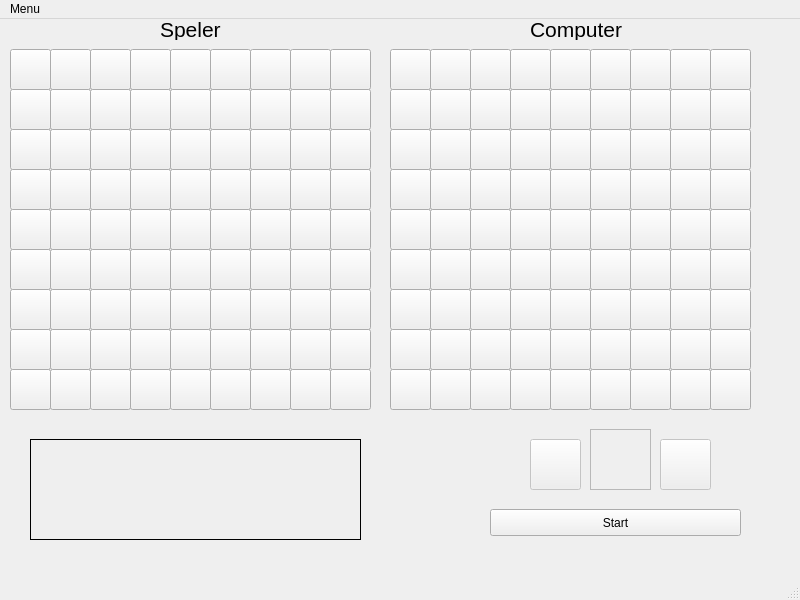
<?xml version="1.0" encoding="UTF-8"?>
<ui version="4.0">
 <class>mainwindow</class>
 <widget class="QMainWindow" name="mainwindow">
  <property name="geometry">
   <rect>
    <x>0</x>
    <y>0</y>
    <width>800</width>
    <height>600</height>
   </rect>
  </property>
  <property name="windowTitle">
   <string>Battleships</string>
  </property>
  <widget class="QWidget" name="centralwidget">
   <widget class="QLabel" name="labelSpeler">
    <property name="geometry">
     <rect>
      <x>160</x>
      <y>0</y>
      <width>71</width>
      <height>21</height>
     </rect>
    </property>
    <property name="font">
     <font>
      <pointsize>16</pointsize>
     </font>
    </property>
    <property name="text">
     <string>Speler</string>
    </property>
   </widget>
   <widget class="QLabel" name="labelSpeler2">
    <property name="geometry">
     <rect>
      <x>530</x>
      <y>0</y>
      <width>101</width>
      <height>21</height>
     </rect>
    </property>
    <property name="font">
     <font>
      <pointsize>16</pointsize>
     </font>
    </property>
    <property name="text">
     <string>Computer</string>
    </property>
   </widget>
   <widget class="QPushButton" name="startbutton">
    <property name="geometry">
     <rect>
      <x>490</x>
      <y>490</y>
      <width>251</width>
      <height>27</height>
     </rect>
    </property>
    <property name="text">
     <string>Start</string>
    </property>
   </widget>
   <widget class="QPushButton" name="s11">
    <property name="geometry">
     <rect>
      <x>10</x>
      <y>30</y>
      <width>41</width>
      <height>41</height>
     </rect>
    </property>
    <property name="text">
     <string/>
    </property>
   </widget>
   <widget class="QPushButton" name="s12">
    <property name="geometry">
     <rect>
      <x>50</x>
      <y>30</y>
      <width>41</width>
      <height>41</height>
     </rect>
    </property>
    <property name="text">
     <string/>
    </property>
   </widget>
   <widget class="QPushButton" name="s13">
    <property name="geometry">
     <rect>
      <x>90</x>
      <y>30</y>
      <width>41</width>
      <height>41</height>
     </rect>
    </property>
    <property name="text">
     <string/>
    </property>
   </widget>
   <widget class="QPushButton" name="s14">
    <property name="geometry">
     <rect>
      <x>130</x>
      <y>30</y>
      <width>41</width>
      <height>41</height>
     </rect>
    </property>
    <property name="text">
     <string/>
    </property>
   </widget>
   <widget class="QPushButton" name="s15">
    <property name="geometry">
     <rect>
      <x>170</x>
      <y>30</y>
      <width>41</width>
      <height>41</height>
     </rect>
    </property>
    <property name="text">
     <string/>
    </property>
   </widget>
   <widget class="QPushButton" name="s16">
    <property name="geometry">
     <rect>
      <x>210</x>
      <y>30</y>
      <width>41</width>
      <height>41</height>
     </rect>
    </property>
    <property name="text">
     <string/>
    </property>
   </widget>
   <widget class="QPushButton" name="s17">
    <property name="geometry">
     <rect>
      <x>250</x>
      <y>30</y>
      <width>41</width>
      <height>41</height>
     </rect>
    </property>
    <property name="text">
     <string/>
    </property>
   </widget>
   <widget class="QPushButton" name="s18">
    <property name="geometry">
     <rect>
      <x>290</x>
      <y>30</y>
      <width>41</width>
      <height>41</height>
     </rect>
    </property>
    <property name="text">
     <string/>
    </property>
   </widget>
   <widget class="QPushButton" name="s19">
    <property name="geometry">
     <rect>
      <x>330</x>
      <y>30</y>
      <width>41</width>
      <height>41</height>
     </rect>
    </property>
    <property name="text">
     <string/>
    </property>
   </widget>
   <widget class="QPushButton" name="s21">
    <property name="geometry">
     <rect>
      <x>10</x>
      <y>70</y>
      <width>41</width>
      <height>41</height>
     </rect>
    </property>
    <property name="text">
     <string/>
    </property>
   </widget>
   <widget class="QPushButton" name="s22">
    <property name="geometry">
     <rect>
      <x>50</x>
      <y>70</y>
      <width>41</width>
      <height>41</height>
     </rect>
    </property>
    <property name="text">
     <string/>
    </property>
   </widget>
   <widget class="QPushButton" name="s23">
    <property name="geometry">
     <rect>
      <x>90</x>
      <y>70</y>
      <width>41</width>
      <height>41</height>
     </rect>
    </property>
    <property name="text">
     <string/>
    </property>
   </widget>
   <widget class="QPushButton" name="s24">
    <property name="geometry">
     <rect>
      <x>130</x>
      <y>70</y>
      <width>41</width>
      <height>41</height>
     </rect>
    </property>
    <property name="text">
     <string/>
    </property>
   </widget>
   <widget class="QPushButton" name="s25">
    <property name="geometry">
     <rect>
      <x>170</x>
      <y>70</y>
      <width>41</width>
      <height>41</height>
     </rect>
    </property>
    <property name="text">
     <string/>
    </property>
   </widget>
   <widget class="QPushButton" name="s26">
    <property name="geometry">
     <rect>
      <x>210</x>
      <y>70</y>
      <width>41</width>
      <height>41</height>
     </rect>
    </property>
    <property name="text">
     <string/>
    </property>
   </widget>
   <widget class="QPushButton" name="s27">
    <property name="geometry">
     <rect>
      <x>250</x>
      <y>70</y>
      <width>41</width>
      <height>41</height>
     </rect>
    </property>
    <property name="text">
     <string/>
    </property>
   </widget>
   <widget class="QPushButton" name="s28">
    <property name="geometry">
     <rect>
      <x>290</x>
      <y>70</y>
      <width>41</width>
      <height>41</height>
     </rect>
    </property>
    <property name="text">
     <string/>
    </property>
   </widget>
   <widget class="QPushButton" name="s29">
    <property name="geometry">
     <rect>
      <x>330</x>
      <y>70</y>
      <width>41</width>
      <height>41</height>
     </rect>
    </property>
    <property name="text">
     <string/>
    </property>
   </widget>
   <widget class="QPushButton" name="s38">
    <property name="geometry">
     <rect>
      <x>290</x>
      <y>110</y>
      <width>41</width>
      <height>41</height>
     </rect>
    </property>
    <property name="text">
     <string/>
    </property>
   </widget>
   <widget class="QPushButton" name="s31">
    <property name="geometry">
     <rect>
      <x>10</x>
      <y>110</y>
      <width>41</width>
      <height>41</height>
     </rect>
    </property>
    <property name="text">
     <string/>
    </property>
   </widget>
   <widget class="QPushButton" name="s34">
    <property name="geometry">
     <rect>
      <x>130</x>
      <y>110</y>
      <width>41</width>
      <height>41</height>
     </rect>
    </property>
    <property name="text">
     <string/>
    </property>
   </widget>
   <widget class="QPushButton" name="s39">
    <property name="geometry">
     <rect>
      <x>330</x>
      <y>110</y>
      <width>41</width>
      <height>41</height>
     </rect>
    </property>
    <property name="text">
     <string/>
    </property>
   </widget>
   <widget class="QPushButton" name="s33">
    <property name="geometry">
     <rect>
      <x>90</x>
      <y>110</y>
      <width>41</width>
      <height>41</height>
     </rect>
    </property>
    <property name="text">
     <string/>
    </property>
   </widget>
   <widget class="QPushButton" name="s35">
    <property name="geometry">
     <rect>
      <x>170</x>
      <y>110</y>
      <width>41</width>
      <height>41</height>
     </rect>
    </property>
    <property name="text">
     <string/>
    </property>
   </widget>
   <widget class="QPushButton" name="s32">
    <property name="geometry">
     <rect>
      <x>50</x>
      <y>110</y>
      <width>41</width>
      <height>41</height>
     </rect>
    </property>
    <property name="text">
     <string/>
    </property>
   </widget>
   <widget class="QPushButton" name="s37">
    <property name="geometry">
     <rect>
      <x>250</x>
      <y>110</y>
      <width>41</width>
      <height>41</height>
     </rect>
    </property>
    <property name="text">
     <string/>
    </property>
   </widget>
   <widget class="QPushButton" name="s36">
    <property name="geometry">
     <rect>
      <x>210</x>
      <y>110</y>
      <width>41</width>
      <height>41</height>
     </rect>
    </property>
    <property name="text">
     <string/>
    </property>
   </widget>
   <widget class="QPushButton" name="s68">
    <property name="geometry">
     <rect>
      <x>290</x>
      <y>230</y>
      <width>41</width>
      <height>41</height>
     </rect>
    </property>
    <property name="text">
     <string/>
    </property>
   </widget>
   <widget class="QPushButton" name="s64">
    <property name="geometry">
     <rect>
      <x>130</x>
      <y>230</y>
      <width>41</width>
      <height>41</height>
     </rect>
    </property>
    <property name="text">
     <string/>
    </property>
   </widget>
   <widget class="QPushButton" name="s52">
    <property name="geometry">
     <rect>
      <x>50</x>
      <y>190</y>
      <width>41</width>
      <height>41</height>
     </rect>
    </property>
    <property name="text">
     <string/>
    </property>
   </widget>
   <widget class="QPushButton" name="s43">
    <property name="geometry">
     <rect>
      <x>90</x>
      <y>150</y>
      <width>41</width>
      <height>41</height>
     </rect>
    </property>
    <property name="text">
     <string/>
    </property>
   </widget>
   <widget class="QPushButton" name="s61">
    <property name="geometry">
     <rect>
      <x>10</x>
      <y>230</y>
      <width>41</width>
      <height>41</height>
     </rect>
    </property>
    <property name="text">
     <string/>
    </property>
   </widget>
   <widget class="QPushButton" name="s62">
    <property name="geometry">
     <rect>
      <x>50</x>
      <y>230</y>
      <width>41</width>
      <height>41</height>
     </rect>
    </property>
    <property name="text">
     <string/>
    </property>
   </widget>
   <widget class="QPushButton" name="s53">
    <property name="geometry">
     <rect>
      <x>90</x>
      <y>190</y>
      <width>41</width>
      <height>41</height>
     </rect>
    </property>
    <property name="text">
     <string/>
    </property>
   </widget>
   <widget class="QPushButton" name="s47">
    <property name="geometry">
     <rect>
      <x>250</x>
      <y>150</y>
      <width>41</width>
      <height>41</height>
     </rect>
    </property>
    <property name="text">
     <string/>
    </property>
   </widget>
   <widget class="QPushButton" name="s67">
    <property name="geometry">
     <rect>
      <x>250</x>
      <y>230</y>
      <width>41</width>
      <height>41</height>
     </rect>
    </property>
    <property name="text">
     <string/>
    </property>
   </widget>
   <widget class="QPushButton" name="s42">
    <property name="geometry">
     <rect>
      <x>50</x>
      <y>150</y>
      <width>41</width>
      <height>41</height>
     </rect>
    </property>
    <property name="text">
     <string/>
    </property>
   </widget>
   <widget class="QPushButton" name="s66">
    <property name="geometry">
     <rect>
      <x>210</x>
      <y>230</y>
      <width>41</width>
      <height>41</height>
     </rect>
    </property>
    <property name="text">
     <string/>
    </property>
   </widget>
   <widget class="QPushButton" name="s41">
    <property name="geometry">
     <rect>
      <x>10</x>
      <y>150</y>
      <width>41</width>
      <height>41</height>
     </rect>
    </property>
    <property name="text">
     <string/>
    </property>
   </widget>
   <widget class="QPushButton" name="s45">
    <property name="geometry">
     <rect>
      <x>170</x>
      <y>150</y>
      <width>41</width>
      <height>41</height>
     </rect>
    </property>
    <property name="text">
     <string/>
    </property>
   </widget>
   <widget class="QPushButton" name="s55">
    <property name="geometry">
     <rect>
      <x>170</x>
      <y>190</y>
      <width>41</width>
      <height>41</height>
     </rect>
    </property>
    <property name="text">
     <string/>
    </property>
   </widget>
   <widget class="QPushButton" name="s46">
    <property name="geometry">
     <rect>
      <x>210</x>
      <y>150</y>
      <width>41</width>
      <height>41</height>
     </rect>
    </property>
    <property name="text">
     <string/>
    </property>
   </widget>
   <widget class="QPushButton" name="s51">
    <property name="geometry">
     <rect>
      <x>10</x>
      <y>190</y>
      <width>41</width>
      <height>41</height>
     </rect>
    </property>
    <property name="text">
     <string/>
    </property>
   </widget>
   <widget class="QPushButton" name="s58">
    <property name="geometry">
     <rect>
      <x>290</x>
      <y>190</y>
      <width>41</width>
      <height>41</height>
     </rect>
    </property>
    <property name="text">
     <string/>
    </property>
   </widget>
   <widget class="QPushButton" name="s49">
    <property name="geometry">
     <rect>
      <x>330</x>
      <y>150</y>
      <width>41</width>
      <height>41</height>
     </rect>
    </property>
    <property name="text">
     <string/>
    </property>
   </widget>
   <widget class="QPushButton" name="s54">
    <property name="geometry">
     <rect>
      <x>130</x>
      <y>190</y>
      <width>41</width>
      <height>41</height>
     </rect>
    </property>
    <property name="text">
     <string/>
    </property>
   </widget>
   <widget class="QPushButton" name="s56">
    <property name="geometry">
     <rect>
      <x>210</x>
      <y>190</y>
      <width>41</width>
      <height>41</height>
     </rect>
    </property>
    <property name="text">
     <string/>
    </property>
   </widget>
   <widget class="QPushButton" name="s44">
    <property name="geometry">
     <rect>
      <x>130</x>
      <y>150</y>
      <width>41</width>
      <height>41</height>
     </rect>
    </property>
    <property name="text">
     <string/>
    </property>
   </widget>
   <widget class="QPushButton" name="s57">
    <property name="geometry">
     <rect>
      <x>250</x>
      <y>190</y>
      <width>41</width>
      <height>41</height>
     </rect>
    </property>
    <property name="text">
     <string/>
    </property>
   </widget>
   <widget class="QPushButton" name="s69">
    <property name="geometry">
     <rect>
      <x>330</x>
      <y>230</y>
      <width>41</width>
      <height>41</height>
     </rect>
    </property>
    <property name="text">
     <string/>
    </property>
   </widget>
   <widget class="QPushButton" name="s48">
    <property name="geometry">
     <rect>
      <x>290</x>
      <y>150</y>
      <width>41</width>
      <height>41</height>
     </rect>
    </property>
    <property name="text">
     <string/>
    </property>
   </widget>
   <widget class="QPushButton" name="s65">
    <property name="geometry">
     <rect>
      <x>170</x>
      <y>230</y>
      <width>41</width>
      <height>41</height>
     </rect>
    </property>
    <property name="text">
     <string/>
    </property>
   </widget>
   <widget class="QPushButton" name="s59">
    <property name="geometry">
     <rect>
      <x>330</x>
      <y>190</y>
      <width>41</width>
      <height>41</height>
     </rect>
    </property>
    <property name="text">
     <string/>
    </property>
   </widget>
   <widget class="QPushButton" name="s63">
    <property name="geometry">
     <rect>
      <x>90</x>
      <y>230</y>
      <width>41</width>
      <height>41</height>
     </rect>
    </property>
    <property name="text">
     <string/>
    </property>
   </widget>
   <widget class="QPushButton" name="s98">
    <property name="geometry">
     <rect>
      <x>290</x>
      <y>350</y>
      <width>41</width>
      <height>41</height>
     </rect>
    </property>
    <property name="text">
     <string/>
    </property>
   </widget>
   <widget class="QPushButton" name="s94">
    <property name="geometry">
     <rect>
      <x>130</x>
      <y>350</y>
      <width>41</width>
      <height>41</height>
     </rect>
    </property>
    <property name="text">
     <string/>
    </property>
   </widget>
   <widget class="QPushButton" name="s82">
    <property name="geometry">
     <rect>
      <x>50</x>
      <y>310</y>
      <width>41</width>
      <height>41</height>
     </rect>
    </property>
    <property name="text">
     <string/>
    </property>
   </widget>
   <widget class="QPushButton" name="s73">
    <property name="geometry">
     <rect>
      <x>90</x>
      <y>270</y>
      <width>41</width>
      <height>41</height>
     </rect>
    </property>
    <property name="text">
     <string/>
    </property>
   </widget>
   <widget class="QPushButton" name="s91">
    <property name="geometry">
     <rect>
      <x>10</x>
      <y>350</y>
      <width>41</width>
      <height>41</height>
     </rect>
    </property>
    <property name="text">
     <string/>
    </property>
   </widget>
   <widget class="QPushButton" name="s92">
    <property name="geometry">
     <rect>
      <x>50</x>
      <y>350</y>
      <width>41</width>
      <height>41</height>
     </rect>
    </property>
    <property name="text">
     <string/>
    </property>
   </widget>
   <widget class="QPushButton" name="s83">
    <property name="geometry">
     <rect>
      <x>90</x>
      <y>310</y>
      <width>41</width>
      <height>41</height>
     </rect>
    </property>
    <property name="text">
     <string/>
    </property>
   </widget>
   <widget class="QPushButton" name="s77">
    <property name="geometry">
     <rect>
      <x>250</x>
      <y>270</y>
      <width>41</width>
      <height>41</height>
     </rect>
    </property>
    <property name="text">
     <string/>
    </property>
   </widget>
   <widget class="QPushButton" name="s97">
    <property name="geometry">
     <rect>
      <x>250</x>
      <y>350</y>
      <width>41</width>
      <height>41</height>
     </rect>
    </property>
    <property name="text">
     <string/>
    </property>
   </widget>
   <widget class="QPushButton" name="s72">
    <property name="geometry">
     <rect>
      <x>50</x>
      <y>270</y>
      <width>41</width>
      <height>41</height>
     </rect>
    </property>
    <property name="text">
     <string/>
    </property>
   </widget>
   <widget class="QPushButton" name="s96">
    <property name="geometry">
     <rect>
      <x>210</x>
      <y>350</y>
      <width>41</width>
      <height>41</height>
     </rect>
    </property>
    <property name="text">
     <string/>
    </property>
   </widget>
   <widget class="QPushButton" name="s71">
    <property name="geometry">
     <rect>
      <x>10</x>
      <y>270</y>
      <width>41</width>
      <height>41</height>
     </rect>
    </property>
    <property name="text">
     <string/>
    </property>
   </widget>
   <widget class="QPushButton" name="s75">
    <property name="geometry">
     <rect>
      <x>170</x>
      <y>270</y>
      <width>41</width>
      <height>41</height>
     </rect>
    </property>
    <property name="text">
     <string/>
    </property>
   </widget>
   <widget class="QPushButton" name="s85">
    <property name="geometry">
     <rect>
      <x>170</x>
      <y>310</y>
      <width>41</width>
      <height>41</height>
     </rect>
    </property>
    <property name="text">
     <string/>
    </property>
   </widget>
   <widget class="QPushButton" name="s76">
    <property name="geometry">
     <rect>
      <x>210</x>
      <y>270</y>
      <width>41</width>
      <height>41</height>
     </rect>
    </property>
    <property name="text">
     <string/>
    </property>
   </widget>
   <widget class="QPushButton" name="s81">
    <property name="geometry">
     <rect>
      <x>10</x>
      <y>310</y>
      <width>41</width>
      <height>41</height>
     </rect>
    </property>
    <property name="text">
     <string/>
    </property>
   </widget>
   <widget class="QPushButton" name="s88">
    <property name="geometry">
     <rect>
      <x>290</x>
      <y>310</y>
      <width>41</width>
      <height>41</height>
     </rect>
    </property>
    <property name="text">
     <string/>
    </property>
   </widget>
   <widget class="QPushButton" name="s79">
    <property name="geometry">
     <rect>
      <x>330</x>
      <y>270</y>
      <width>41</width>
      <height>41</height>
     </rect>
    </property>
    <property name="text">
     <string/>
    </property>
   </widget>
   <widget class="QPushButton" name="s84">
    <property name="geometry">
     <rect>
      <x>130</x>
      <y>310</y>
      <width>41</width>
      <height>41</height>
     </rect>
    </property>
    <property name="text">
     <string/>
    </property>
   </widget>
   <widget class="QPushButton" name="s86">
    <property name="geometry">
     <rect>
      <x>210</x>
      <y>310</y>
      <width>41</width>
      <height>41</height>
     </rect>
    </property>
    <property name="text">
     <string/>
    </property>
   </widget>
   <widget class="QPushButton" name="s74">
    <property name="geometry">
     <rect>
      <x>130</x>
      <y>270</y>
      <width>41</width>
      <height>41</height>
     </rect>
    </property>
    <property name="text">
     <string/>
    </property>
   </widget>
   <widget class="QPushButton" name="s87">
    <property name="geometry">
     <rect>
      <x>250</x>
      <y>310</y>
      <width>41</width>
      <height>41</height>
     </rect>
    </property>
    <property name="text">
     <string/>
    </property>
   </widget>
   <widget class="QPushButton" name="s99">
    <property name="geometry">
     <rect>
      <x>330</x>
      <y>350</y>
      <width>41</width>
      <height>41</height>
     </rect>
    </property>
    <property name="text">
     <string/>
    </property>
   </widget>
   <widget class="QPushButton" name="s78">
    <property name="geometry">
     <rect>
      <x>290</x>
      <y>270</y>
      <width>41</width>
      <height>41</height>
     </rect>
    </property>
    <property name="text">
     <string/>
    </property>
   </widget>
   <widget class="QPushButton" name="s95">
    <property name="geometry">
     <rect>
      <x>170</x>
      <y>350</y>
      <width>41</width>
      <height>41</height>
     </rect>
    </property>
    <property name="text">
     <string/>
    </property>
   </widget>
   <widget class="QPushButton" name="s89">
    <property name="geometry">
     <rect>
      <x>330</x>
      <y>310</y>
      <width>41</width>
      <height>41</height>
     </rect>
    </property>
    <property name="text">
     <string/>
    </property>
   </widget>
   <widget class="QPushButton" name="s93">
    <property name="geometry">
     <rect>
      <x>90</x>
      <y>350</y>
      <width>41</width>
      <height>41</height>
     </rect>
    </property>
    <property name="text">
     <string/>
    </property>
   </widget>
   <widget class="QPushButton" name="c38">
    <property name="geometry">
     <rect>
      <x>670</x>
      <y>110</y>
      <width>41</width>
      <height>41</height>
     </rect>
    </property>
    <property name="text">
     <string/>
    </property>
   </widget>
   <widget class="QPushButton" name="c34">
    <property name="geometry">
     <rect>
      <x>510</x>
      <y>110</y>
      <width>41</width>
      <height>41</height>
     </rect>
    </property>
    <property name="text">
     <string/>
    </property>
   </widget>
   <widget class="QPushButton" name="c22">
    <property name="geometry">
     <rect>
      <x>430</x>
      <y>70</y>
      <width>41</width>
      <height>41</height>
     </rect>
    </property>
    <property name="text">
     <string/>
    </property>
   </widget>
   <widget class="QPushButton" name="c13">
    <property name="geometry">
     <rect>
      <x>470</x>
      <y>30</y>
      <width>41</width>
      <height>41</height>
     </rect>
    </property>
    <property name="text">
     <string/>
    </property>
   </widget>
   <widget class="QPushButton" name="c31">
    <property name="geometry">
     <rect>
      <x>390</x>
      <y>110</y>
      <width>41</width>
      <height>41</height>
     </rect>
    </property>
    <property name="text">
     <string/>
    </property>
   </widget>
   <widget class="QPushButton" name="c32">
    <property name="geometry">
     <rect>
      <x>430</x>
      <y>110</y>
      <width>41</width>
      <height>41</height>
     </rect>
    </property>
    <property name="text">
     <string/>
    </property>
   </widget>
   <widget class="QPushButton" name="c23">
    <property name="geometry">
     <rect>
      <x>470</x>
      <y>70</y>
      <width>41</width>
      <height>41</height>
     </rect>
    </property>
    <property name="text">
     <string/>
    </property>
   </widget>
   <widget class="QPushButton" name="c17">
    <property name="geometry">
     <rect>
      <x>630</x>
      <y>30</y>
      <width>41</width>
      <height>41</height>
     </rect>
    </property>
    <property name="text">
     <string/>
    </property>
   </widget>
   <widget class="QPushButton" name="c37">
    <property name="geometry">
     <rect>
      <x>630</x>
      <y>110</y>
      <width>41</width>
      <height>41</height>
     </rect>
    </property>
    <property name="text">
     <string/>
    </property>
   </widget>
   <widget class="QPushButton" name="c12">
    <property name="geometry">
     <rect>
      <x>430</x>
      <y>30</y>
      <width>41</width>
      <height>41</height>
     </rect>
    </property>
    <property name="text">
     <string/>
    </property>
   </widget>
   <widget class="QPushButton" name="c36">
    <property name="geometry">
     <rect>
      <x>590</x>
      <y>110</y>
      <width>41</width>
      <height>41</height>
     </rect>
    </property>
    <property name="text">
     <string/>
    </property>
   </widget>
   <widget class="QPushButton" name="c11">
    <property name="geometry">
     <rect>
      <x>390</x>
      <y>30</y>
      <width>41</width>
      <height>41</height>
     </rect>
    </property>
    <property name="text">
     <string/>
    </property>
   </widget>
   <widget class="QPushButton" name="c15">
    <property name="geometry">
     <rect>
      <x>550</x>
      <y>30</y>
      <width>41</width>
      <height>41</height>
     </rect>
    </property>
    <property name="text">
     <string/>
    </property>
   </widget>
   <widget class="QPushButton" name="c25">
    <property name="geometry">
     <rect>
      <x>550</x>
      <y>70</y>
      <width>41</width>
      <height>41</height>
     </rect>
    </property>
    <property name="text">
     <string/>
    </property>
   </widget>
   <widget class="QPushButton" name="c16">
    <property name="geometry">
     <rect>
      <x>590</x>
      <y>30</y>
      <width>41</width>
      <height>41</height>
     </rect>
    </property>
    <property name="text">
     <string/>
    </property>
   </widget>
   <widget class="QPushButton" name="c21">
    <property name="geometry">
     <rect>
      <x>390</x>
      <y>70</y>
      <width>41</width>
      <height>41</height>
     </rect>
    </property>
    <property name="text">
     <string/>
    </property>
   </widget>
   <widget class="QPushButton" name="c28">
    <property name="geometry">
     <rect>
      <x>670</x>
      <y>70</y>
      <width>41</width>
      <height>41</height>
     </rect>
    </property>
    <property name="text">
     <string/>
    </property>
   </widget>
   <widget class="QPushButton" name="c19">
    <property name="geometry">
     <rect>
      <x>710</x>
      <y>30</y>
      <width>41</width>
      <height>41</height>
     </rect>
    </property>
    <property name="text">
     <string/>
    </property>
   </widget>
   <widget class="QPushButton" name="c24">
    <property name="geometry">
     <rect>
      <x>510</x>
      <y>70</y>
      <width>41</width>
      <height>41</height>
     </rect>
    </property>
    <property name="text">
     <string/>
    </property>
   </widget>
   <widget class="QPushButton" name="c26">
    <property name="geometry">
     <rect>
      <x>590</x>
      <y>70</y>
      <width>41</width>
      <height>41</height>
     </rect>
    </property>
    <property name="text">
     <string/>
    </property>
   </widget>
   <widget class="QPushButton" name="c14">
    <property name="geometry">
     <rect>
      <x>510</x>
      <y>30</y>
      <width>41</width>
      <height>41</height>
     </rect>
    </property>
    <property name="text">
     <string/>
    </property>
   </widget>
   <widget class="QPushButton" name="c27">
    <property name="geometry">
     <rect>
      <x>630</x>
      <y>70</y>
      <width>41</width>
      <height>41</height>
     </rect>
    </property>
    <property name="text">
     <string/>
    </property>
   </widget>
   <widget class="QPushButton" name="c39">
    <property name="geometry">
     <rect>
      <x>710</x>
      <y>110</y>
      <width>41</width>
      <height>41</height>
     </rect>
    </property>
    <property name="text">
     <string/>
    </property>
   </widget>
   <widget class="QPushButton" name="c18">
    <property name="geometry">
     <rect>
      <x>670</x>
      <y>30</y>
      <width>41</width>
      <height>41</height>
     </rect>
    </property>
    <property name="text">
     <string/>
    </property>
   </widget>
   <widget class="QPushButton" name="c35">
    <property name="geometry">
     <rect>
      <x>550</x>
      <y>110</y>
      <width>41</width>
      <height>41</height>
     </rect>
    </property>
    <property name="text">
     <string/>
    </property>
   </widget>
   <widget class="QPushButton" name="c29">
    <property name="geometry">
     <rect>
      <x>710</x>
      <y>70</y>
      <width>41</width>
      <height>41</height>
     </rect>
    </property>
    <property name="text">
     <string/>
    </property>
   </widget>
   <widget class="QPushButton" name="c33">
    <property name="geometry">
     <rect>
      <x>470</x>
      <y>110</y>
      <width>41</width>
      <height>41</height>
     </rect>
    </property>
    <property name="text">
     <string/>
    </property>
   </widget>
   <widget class="QPushButton" name="c68">
    <property name="geometry">
     <rect>
      <x>670</x>
      <y>230</y>
      <width>41</width>
      <height>41</height>
     </rect>
    </property>
    <property name="text">
     <string/>
    </property>
   </widget>
   <widget class="QPushButton" name="c64">
    <property name="geometry">
     <rect>
      <x>510</x>
      <y>230</y>
      <width>41</width>
      <height>41</height>
     </rect>
    </property>
    <property name="text">
     <string/>
    </property>
   </widget>
   <widget class="QPushButton" name="c52">
    <property name="geometry">
     <rect>
      <x>430</x>
      <y>190</y>
      <width>41</width>
      <height>41</height>
     </rect>
    </property>
    <property name="text">
     <string/>
    </property>
   </widget>
   <widget class="QPushButton" name="c43">
    <property name="geometry">
     <rect>
      <x>470</x>
      <y>150</y>
      <width>41</width>
      <height>41</height>
     </rect>
    </property>
    <property name="text">
     <string/>
    </property>
   </widget>
   <widget class="QPushButton" name="c61">
    <property name="geometry">
     <rect>
      <x>390</x>
      <y>230</y>
      <width>41</width>
      <height>41</height>
     </rect>
    </property>
    <property name="text">
     <string/>
    </property>
   </widget>
   <widget class="QPushButton" name="c62">
    <property name="geometry">
     <rect>
      <x>430</x>
      <y>230</y>
      <width>41</width>
      <height>41</height>
     </rect>
    </property>
    <property name="text">
     <string/>
    </property>
   </widget>
   <widget class="QPushButton" name="c53">
    <property name="geometry">
     <rect>
      <x>470</x>
      <y>190</y>
      <width>41</width>
      <height>41</height>
     </rect>
    </property>
    <property name="text">
     <string/>
    </property>
   </widget>
   <widget class="QPushButton" name="c47">
    <property name="geometry">
     <rect>
      <x>630</x>
      <y>150</y>
      <width>41</width>
      <height>41</height>
     </rect>
    </property>
    <property name="text">
     <string/>
    </property>
   </widget>
   <widget class="QPushButton" name="c67">
    <property name="geometry">
     <rect>
      <x>630</x>
      <y>230</y>
      <width>41</width>
      <height>41</height>
     </rect>
    </property>
    <property name="text">
     <string/>
    </property>
   </widget>
   <widget class="QPushButton" name="c42">
    <property name="geometry">
     <rect>
      <x>430</x>
      <y>150</y>
      <width>41</width>
      <height>41</height>
     </rect>
    </property>
    <property name="text">
     <string/>
    </property>
   </widget>
   <widget class="QPushButton" name="c66">
    <property name="geometry">
     <rect>
      <x>590</x>
      <y>230</y>
      <width>41</width>
      <height>41</height>
     </rect>
    </property>
    <property name="text">
     <string/>
    </property>
   </widget>
   <widget class="QPushButton" name="c41">
    <property name="geometry">
     <rect>
      <x>390</x>
      <y>150</y>
      <width>41</width>
      <height>41</height>
     </rect>
    </property>
    <property name="text">
     <string/>
    </property>
   </widget>
   <widget class="QPushButton" name="c45">
    <property name="geometry">
     <rect>
      <x>550</x>
      <y>150</y>
      <width>41</width>
      <height>41</height>
     </rect>
    </property>
    <property name="text">
     <string/>
    </property>
   </widget>
   <widget class="QPushButton" name="c55">
    <property name="geometry">
     <rect>
      <x>550</x>
      <y>190</y>
      <width>41</width>
      <height>41</height>
     </rect>
    </property>
    <property name="text">
     <string/>
    </property>
   </widget>
   <widget class="QPushButton" name="c46">
    <property name="geometry">
     <rect>
      <x>590</x>
      <y>150</y>
      <width>41</width>
      <height>41</height>
     </rect>
    </property>
    <property name="text">
     <string/>
    </property>
   </widget>
   <widget class="QPushButton" name="c51">
    <property name="geometry">
     <rect>
      <x>390</x>
      <y>190</y>
      <width>41</width>
      <height>41</height>
     </rect>
    </property>
    <property name="text">
     <string/>
    </property>
   </widget>
   <widget class="QPushButton" name="c58">
    <property name="geometry">
     <rect>
      <x>670</x>
      <y>190</y>
      <width>41</width>
      <height>41</height>
     </rect>
    </property>
    <property name="text">
     <string/>
    </property>
   </widget>
   <widget class="QPushButton" name="c49">
    <property name="geometry">
     <rect>
      <x>710</x>
      <y>150</y>
      <width>41</width>
      <height>41</height>
     </rect>
    </property>
    <property name="text">
     <string/>
    </property>
   </widget>
   <widget class="QPushButton" name="c54">
    <property name="geometry">
     <rect>
      <x>510</x>
      <y>190</y>
      <width>41</width>
      <height>41</height>
     </rect>
    </property>
    <property name="text">
     <string/>
    </property>
   </widget>
   <widget class="QPushButton" name="c56">
    <property name="geometry">
     <rect>
      <x>590</x>
      <y>190</y>
      <width>41</width>
      <height>41</height>
     </rect>
    </property>
    <property name="text">
     <string/>
    </property>
   </widget>
   <widget class="QPushButton" name="c44">
    <property name="geometry">
     <rect>
      <x>510</x>
      <y>150</y>
      <width>41</width>
      <height>41</height>
     </rect>
    </property>
    <property name="text">
     <string/>
    </property>
   </widget>
   <widget class="QPushButton" name="c57">
    <property name="geometry">
     <rect>
      <x>630</x>
      <y>190</y>
      <width>41</width>
      <height>41</height>
     </rect>
    </property>
    <property name="text">
     <string/>
    </property>
   </widget>
   <widget class="QPushButton" name="c69">
    <property name="geometry">
     <rect>
      <x>710</x>
      <y>230</y>
      <width>41</width>
      <height>41</height>
     </rect>
    </property>
    <property name="text">
     <string/>
    </property>
   </widget>
   <widget class="QPushButton" name="c48">
    <property name="geometry">
     <rect>
      <x>670</x>
      <y>150</y>
      <width>41</width>
      <height>41</height>
     </rect>
    </property>
    <property name="text">
     <string/>
    </property>
   </widget>
   <widget class="QPushButton" name="c65">
    <property name="geometry">
     <rect>
      <x>550</x>
      <y>230</y>
      <width>41</width>
      <height>41</height>
     </rect>
    </property>
    <property name="text">
     <string/>
    </property>
   </widget>
   <widget class="QPushButton" name="c59">
    <property name="geometry">
     <rect>
      <x>710</x>
      <y>190</y>
      <width>41</width>
      <height>41</height>
     </rect>
    </property>
    <property name="text">
     <string/>
    </property>
   </widget>
   <widget class="QPushButton" name="c63">
    <property name="geometry">
     <rect>
      <x>470</x>
      <y>230</y>
      <width>41</width>
      <height>41</height>
     </rect>
    </property>
    <property name="text">
     <string/>
    </property>
   </widget>
   <widget class="QPushButton" name="c98">
    <property name="geometry">
     <rect>
      <x>670</x>
      <y>350</y>
      <width>41</width>
      <height>41</height>
     </rect>
    </property>
    <property name="text">
     <string/>
    </property>
   </widget>
   <widget class="QPushButton" name="c94">
    <property name="geometry">
     <rect>
      <x>510</x>
      <y>350</y>
      <width>41</width>
      <height>41</height>
     </rect>
    </property>
    <property name="text">
     <string/>
    </property>
   </widget>
   <widget class="QPushButton" name="c82">
    <property name="geometry">
     <rect>
      <x>430</x>
      <y>310</y>
      <width>41</width>
      <height>41</height>
     </rect>
    </property>
    <property name="text">
     <string/>
    </property>
   </widget>
   <widget class="QPushButton" name="c73">
    <property name="geometry">
     <rect>
      <x>470</x>
      <y>270</y>
      <width>41</width>
      <height>41</height>
     </rect>
    </property>
    <property name="text">
     <string/>
    </property>
   </widget>
   <widget class="QPushButton" name="c91">
    <property name="geometry">
     <rect>
      <x>390</x>
      <y>350</y>
      <width>41</width>
      <height>41</height>
     </rect>
    </property>
    <property name="text">
     <string/>
    </property>
   </widget>
   <widget class="QPushButton" name="c92">
    <property name="geometry">
     <rect>
      <x>430</x>
      <y>350</y>
      <width>41</width>
      <height>41</height>
     </rect>
    </property>
    <property name="text">
     <string/>
    </property>
   </widget>
   <widget class="QPushButton" name="c83">
    <property name="geometry">
     <rect>
      <x>470</x>
      <y>310</y>
      <width>41</width>
      <height>41</height>
     </rect>
    </property>
    <property name="text">
     <string/>
    </property>
   </widget>
   <widget class="QPushButton" name="c77">
    <property name="geometry">
     <rect>
      <x>630</x>
      <y>270</y>
      <width>41</width>
      <height>41</height>
     </rect>
    </property>
    <property name="text">
     <string/>
    </property>
   </widget>
   <widget class="QPushButton" name="c97">
    <property name="geometry">
     <rect>
      <x>630</x>
      <y>350</y>
      <width>41</width>
      <height>41</height>
     </rect>
    </property>
    <property name="text">
     <string/>
    </property>
   </widget>
   <widget class="QPushButton" name="c72">
    <property name="geometry">
     <rect>
      <x>430</x>
      <y>270</y>
      <width>41</width>
      <height>41</height>
     </rect>
    </property>
    <property name="text">
     <string/>
    </property>
   </widget>
   <widget class="QPushButton" name="c96">
    <property name="geometry">
     <rect>
      <x>590</x>
      <y>350</y>
      <width>41</width>
      <height>41</height>
     </rect>
    </property>
    <property name="text">
     <string/>
    </property>
   </widget>
   <widget class="QPushButton" name="c71">
    <property name="geometry">
     <rect>
      <x>390</x>
      <y>270</y>
      <width>41</width>
      <height>41</height>
     </rect>
    </property>
    <property name="text">
     <string/>
    </property>
   </widget>
   <widget class="QPushButton" name="c75">
    <property name="geometry">
     <rect>
      <x>550</x>
      <y>270</y>
      <width>41</width>
      <height>41</height>
     </rect>
    </property>
    <property name="text">
     <string/>
    </property>
   </widget>
   <widget class="QPushButton" name="c85">
    <property name="geometry">
     <rect>
      <x>550</x>
      <y>310</y>
      <width>41</width>
      <height>41</height>
     </rect>
    </property>
    <property name="text">
     <string/>
    </property>
   </widget>
   <widget class="QPushButton" name="c76">
    <property name="geometry">
     <rect>
      <x>590</x>
      <y>270</y>
      <width>41</width>
      <height>41</height>
     </rect>
    </property>
    <property name="text">
     <string/>
    </property>
   </widget>
   <widget class="QPushButton" name="c81">
    <property name="geometry">
     <rect>
      <x>390</x>
      <y>310</y>
      <width>41</width>
      <height>41</height>
     </rect>
    </property>
    <property name="text">
     <string/>
    </property>
   </widget>
   <widget class="QPushButton" name="c88">
    <property name="geometry">
     <rect>
      <x>670</x>
      <y>310</y>
      <width>41</width>
      <height>41</height>
     </rect>
    </property>
    <property name="text">
     <string/>
    </property>
   </widget>
   <widget class="QPushButton" name="c79">
    <property name="geometry">
     <rect>
      <x>710</x>
      <y>270</y>
      <width>41</width>
      <height>41</height>
     </rect>
    </property>
    <property name="text">
     <string/>
    </property>
   </widget>
   <widget class="QPushButton" name="c84">
    <property name="geometry">
     <rect>
      <x>510</x>
      <y>310</y>
      <width>41</width>
      <height>41</height>
     </rect>
    </property>
    <property name="text">
     <string/>
    </property>
   </widget>
   <widget class="QPushButton" name="c86">
    <property name="geometry">
     <rect>
      <x>590</x>
      <y>310</y>
      <width>41</width>
      <height>41</height>
     </rect>
    </property>
    <property name="text">
     <string/>
    </property>
   </widget>
   <widget class="QPushButton" name="c74">
    <property name="geometry">
     <rect>
      <x>510</x>
      <y>270</y>
      <width>41</width>
      <height>41</height>
     </rect>
    </property>
    <property name="text">
     <string/>
    </property>
   </widget>
   <widget class="QPushButton" name="c87">
    <property name="geometry">
     <rect>
      <x>630</x>
      <y>310</y>
      <width>41</width>
      <height>41</height>
     </rect>
    </property>
    <property name="text">
     <string/>
    </property>
   </widget>
   <widget class="QPushButton" name="c99">
    <property name="geometry">
     <rect>
      <x>710</x>
      <y>350</y>
      <width>41</width>
      <height>41</height>
     </rect>
    </property>
    <property name="text">
     <string/>
    </property>
   </widget>
   <widget class="QPushButton" name="c78">
    <property name="geometry">
     <rect>
      <x>670</x>
      <y>270</y>
      <width>41</width>
      <height>41</height>
     </rect>
    </property>
    <property name="text">
     <string/>
    </property>
   </widget>
   <widget class="QPushButton" name="c95">
    <property name="geometry">
     <rect>
      <x>550</x>
      <y>350</y>
      <width>41</width>
      <height>41</height>
     </rect>
    </property>
    <property name="text">
     <string/>
    </property>
   </widget>
   <widget class="QPushButton" name="c89">
    <property name="geometry">
     <rect>
      <x>710</x>
      <y>310</y>
      <width>41</width>
      <height>41</height>
     </rect>
    </property>
    <property name="text">
     <string/>
    </property>
   </widget>
   <widget class="QPushButton" name="c93">
    <property name="geometry">
     <rect>
      <x>470</x>
      <y>350</y>
      <width>41</width>
      <height>41</height>
     </rect>
    </property>
    <property name="text">
     <string/>
    </property>
   </widget>
   <widget class="QPushButton" name="rotateleft">
    <property name="enabled">
     <bool>false</bool>
    </property>
    <property name="geometry">
     <rect>
      <x>530</x>
      <y>420</y>
      <width>51</width>
      <height>51</height>
     </rect>
    </property>
    <property name="text">
     <string/>
    </property>
   </widget>
   <widget class="QPushButton" name="rotateright">
    <property name="enabled">
     <bool>false</bool>
    </property>
    <property name="geometry">
     <rect>
      <x>660</x>
      <y>420</y>
      <width>51</width>
      <height>51</height>
     </rect>
    </property>
    <property name="text">
     <string/>
    </property>
   </widget>
   <widget class="QGraphicsView" name="graphicsView">
    <property name="enabled">
     <bool>false</bool>
    </property>
    <property name="geometry">
     <rect>
      <x>590</x>
      <y>410</y>
      <width>61</width>
      <height>61</height>
     </rect>
    </property>
   </widget>
   <widget class="QLabel" name="instructionlabel">
    <property name="geometry">
     <rect>
      <x>30</x>
      <y>420</y>
      <width>331</width>
      <height>101</height>
     </rect>
    </property>
    <property name="autoFillBackground">
     <bool>true</bool>
    </property>
    <property name="frameShape">
     <enum>QFrame::Box</enum>
    </property>
    <property name="text">
     <string/>
    </property>
   </widget>
  </widget>
  <widget class="QStatusBar" name="statusbar"/>
  <widget class="QMenuBar" name="menuBar">
   <property name="geometry">
    <rect>
     <x>0</x>
     <y>0</y>
     <width>800</width>
     <height>27</height>
    </rect>
   </property>
   <widget class="QMenu" name="menuMenu">
    <property name="title">
     <string>Menu</string>
    </property>
    <addaction name="menu_btn"/>
    <addaction name="separator"/>
    <addaction name="actionVerlaat_spel"/>
   </widget>
   <addaction name="menuMenu"/>
  </widget>
  <action name="actionExit">
   <property name="text">
    <string>Exit</string>
   </property>
  </action>
  <action name="menu_btn">
   <property name="text">
    <string>Nieuw spel</string>
   </property>
  </action>
  <action name="actionVerlaat_spel">
   <property name="text">
    <string>Verlaat spel</string>
   </property>
  </action>
 </widget>
 <resources/>
 <connections/>
</ui>
